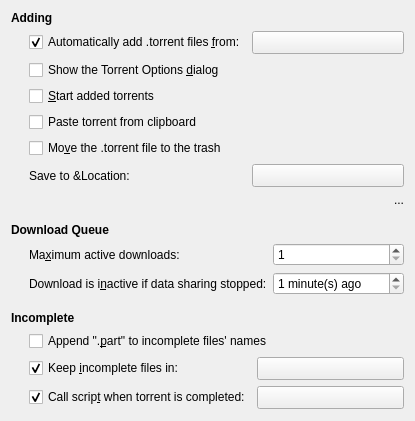
     <widget class="QWidget" name="downloadingTab">
      <attribute name="title">
       <string>Downloading</string>
      </attribute>
      <layout class="QVBoxLayout" name="downloadingTabLayout">
       <item>
        <widget class="QLabel" name="addingSectionLabel">
         <property name="styleSheet">
          <string notr="true">font-weight:bold</string>
         </property>
         <property name="text">
          <string>Adding</string>
         </property>
        </widget>
       </item>
       <item>
        <layout class="QGridLayout" name="addingSectionLayout" columnstretch="0,1">
         <property name="leftMargin">
          <number>18</number>
         </property>
         <item row="5" column="0">
          <widget class="QLabel" name="downloadDirLabel">
           <property name="text">
            <string>Save to &amp;Location:</string>
           </property>
          </widget>
         </item>
         <item row="0" column="0">
          <widget class="QCheckBox" name="watchDirCheck">
           <property name="text">
            <string>Automatically add .torrent files &amp;from:</string>
           </property>
           <property name="checked">
            <bool>true</bool>
           </property>
          </widget>
         </item>
         <item row="2" column="0" colspan="2">
          <widget class="QCheckBox" name="startAddedTorrentsCheck">
           <property name="text">
            <string>&amp;Start added torrents</string>
           </property>
          </widget>
         </item>
         <item row="6" column="1">
          <widget class="FreeSpaceLabel" name="downloadDirFreeSpaceLabel">
           <property name="text">
            <string notr="true">...</string>
           </property>
           <property name="alignment">
            <set>Qt::AlignRight|Qt::AlignTrailing|Qt::AlignVCenter</set>
           </property>
          </widget>
         </item>
         <item row="1" column="0" colspan="2">
          <widget class="QCheckBox" name="showTorrentOptionsDialogCheck">
           <property name="text">
            <string>Show the Torrent Options &amp;dialog</string>
           </property>
          </widget>
         </item>
         <item row="4" column="0" colspan="2">
          <widget class="QCheckBox" name="trashTorrentFileCheck">
           <property name="text">
            <string>Mo&amp;ve the .torrent file to the trash</string>
           </property>
          </widget>
         </item>
         <item row="0" column="1">
          <widget class="QStackedWidget" name="watchDirStack">
           <property name="sizePolicy">
            <sizepolicy hsizetype="Preferred" vsizetype="Fixed">
             <horstretch>0</horstretch>
             <verstretch>0</verstretch>
            </sizepolicy>
           </property>
           <widget class="PathButton" name="watchDirButton"/>
           <widget class="QLineEdit" name="watchDirEdit"/>
          </widget>
         </item>
         <item row="5" column="1">
          <widget class="QStackedWidget" name="downloadDirStack">
           <property name="sizePolicy">
            <sizepolicy hsizetype="Preferred" vsizetype="Fixed">
             <horstretch>0</horstretch>
             <verstretch>0</verstretch>
            </sizepolicy>
           </property>
           <widget class="PathButton" name="downloadDirButton"/>
           <widget class="QLineEdit" name="downloadDirEdit"/>
          </widget>
         </item>
         <item row="3" column="0">
          <widget class="QCheckBox" name="pasteTorrentFromClipboard">
           <property name="text">
            <string>Paste torrent from clipboard</string>
           </property>
          </widget>
         </item>
        </layout>
       </item>
       <item>
        <spacer name="downloadQueueSectionSpacer">
         <property name="orientation">
          <enum>Qt::Vertical</enum>
         </property>
         <property name="sizeType">
          <enum>QSizePolicy::Fixed</enum>
         </property>
         <property name="sizeHint" stdset="0">
          <size>
           <width>1</width>
           <height>10</height>
          </size>
         </property>
        </spacer>
       </item>
       <item>
        <widget class="QLabel" name="downloadQueueSectionLabel">
         <property name="styleSheet">
          <string notr="true">font-weight:bold</string>
         </property>
         <property name="text">
          <string>Download Queue</string>
         </property>
        </widget>
       </item>
       <item>
        <layout class="QGridLayout" name="downloadQueueSectionLayout" columnstretch="0,1">
         <property name="leftMargin">
          <number>18</number>
         </property>
         <item row="0" column="0">
          <widget class="QLabel" name="downloadQueueSizeLabel">
           <property name="text">
            <string>Ma&amp;ximum active downloads:</string>
           </property>
           <property name="buddy">
            <cstring>downloadQueueSizeSpin</cstring>
           </property>
          </widget>
         </item>
         <item row="0" column="1">
          <widget class="QSpinBox" name="downloadQueueSizeSpin">
           <property name="minimum">
            <number>1</number>
           </property>
           <property name="maximum">
            <number>999999999</number>
           </property>
          </widget>
         </item>
         <item row="1" column="0">
          <widget class="QLabel" name="queueStalledMinutesLabel">
           <property name="text">
            <string extracomment="Please keep this phrase as short as possible, it's curently the longest and influences dialog width">Download is i&amp;nactive if data sharing stopped:</string>
           </property>
           <property name="buddy">
            <cstring>queueStalledMinutesSpin</cstring>
           </property>
          </widget>
         </item>
         <item row="1" column="1">
          <widget class="QSpinBox" name="queueStalledMinutesSpin">
           <property name="suffix">
            <string notr="true"> minute(s) ago</string>
           </property>
           <property name="minimum">
            <number>1</number>
           </property>
           <property name="maximum">
            <number>9999</number>
           </property>
           <property name="singleStep">
            <number>5</number>
           </property>
          </widget>
         </item>
        </layout>
       </item>
       <item>
        <spacer name="incompleteSectionSpacer">
         <property name="orientation">
          <enum>Qt::Vertical</enum>
         </property>
         <property name="sizeType">
          <enum>QSizePolicy::Fixed</enum>
         </property>
         <property name="sizeHint" stdset="0">
          <size>
           <width>1</width>
           <height>10</height>
          </size>
         </property>
        </spacer>
       </item>
       <item>
        <widget class="QLabel" name="incompleteSectionLabel">
         <property name="styleSheet">
          <string notr="true">font-weight:bold</string>
         </property>
         <property name="text">
          <string>Incomplete</string>
         </property>
        </widget>
       </item>
       <item>
        <layout class="QGridLayout" name="incompleteSectionLayout" columnstretch="0,1">
         <property name="leftMargin">
          <number>18</number>
         </property>
         <item row="0" column="0" colspan="2">
          <widget class="QCheckBox" name="renamePartialFilesCheck">
           <property name="text">
            <string>Append &quot;.&amp;part&quot; to incomplete files' names</string>
           </property>
          </widget>
         </item>
         <item row="1" column="0">
          <widget class="QCheckBox" name="incompleteDirCheck">
           <property name="text">
            <string>Keep &amp;incomplete files in:</string>
           </property>
           <property name="checked">
            <bool>true</bool>
           </property>
          </widget>
         </item>
         <item row="1" column="1">
          <widget class="QStackedWidget" name="incompleteDirStack">
           <property name="sizePolicy">
            <sizepolicy hsizetype="Preferred" vsizetype="Fixed">
             <horstretch>0</horstretch>
             <verstretch>0</verstretch>
            </sizepolicy>
           </property>
           <widget class="PathButton" name="incompleteDirButton"/>
           <widget class="QLineEdit" name="incompleteDirEdit"/>
          </widget>
         </item>
         <item row="2" column="0">
          <widget class="QCheckBox" name="completionScriptCheck">
           <property name="text">
            <string>Call scrip&amp;t when torrent is completed:</string>
           </property>
           <property name="checked">
            <bool>true</bool>
           </property>
          </widget>
         </item>
         <item row="2" column="1">
          <widget class="QStackedWidget" name="completionScriptStack">
           <property name="sizePolicy">
            <sizepolicy hsizetype="Preferred" vsizetype="Fixed">
             <horstretch>0</horstretch>
             <verstretch>0</verstretch>
            </sizepolicy>
           </property>
           <widget class="PathButton" name="completionScriptButton"/>
           <widget class="QLineEdit" name="completionScriptEdit"/>
          </widget>
         </item>
        </layout>
       </item>
       <item>
        <spacer name="downloadingTabBottomSpacer">
         <property name="orientation">
          <enum>Qt::Vertical</enum>
         </property>
         <property name="sizeHint" stdset="0">
          <size>
           <width>1</width>
           <height>1</height>
          </size>
         </property>
        </spacer>
       </item>
      </layout>
     </widget>
